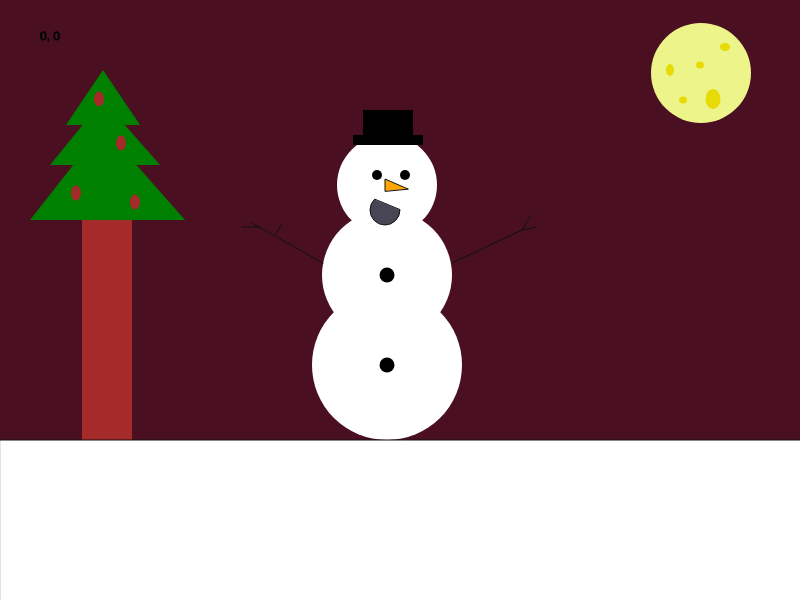
Frame 1 (no input)
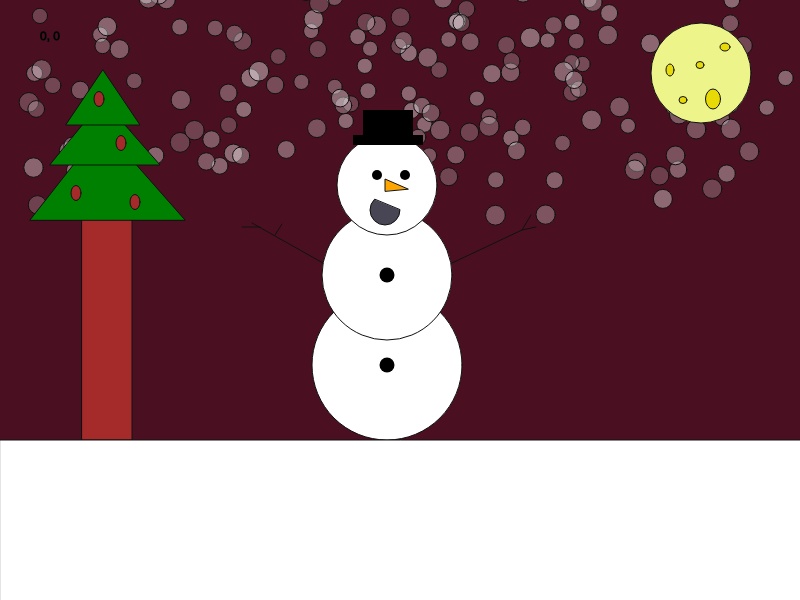
Frame 60 (no input)
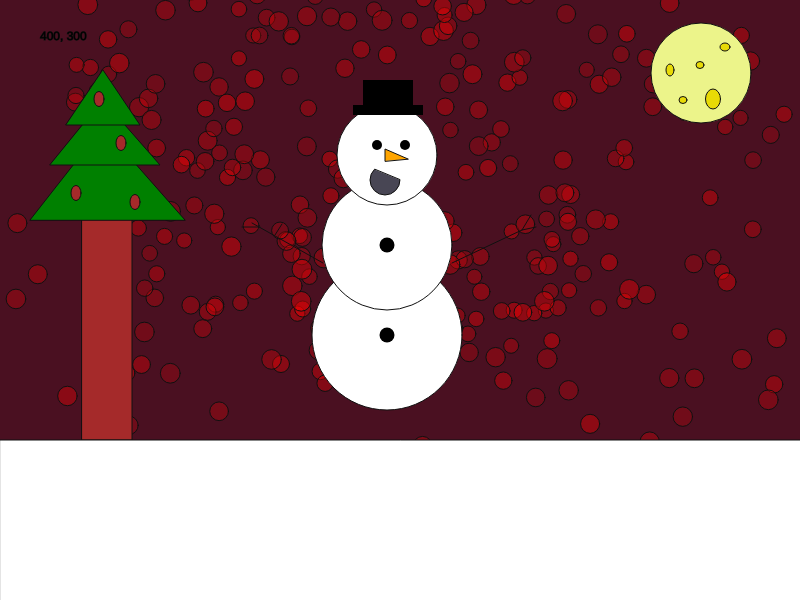
Frame 120 (the mouse pressed at the canvas centre since frame 60)

The p5.js sketch that drew these frames (run headless with seeded random() and noise() and a simulated clock; from frame 60 on, the mouse is pressed at the canvas centre):

// p5.js sketch
// ── sketch.js
let snowflakes = []; // array to hold snowflake objects

function setup() {
  createCanvas(800, 600);
  fill(240);
  noStroke();
}

function draw() {
  background("#4a1021");
  let t = frameCount / 60; // update time

  // create a random number of snowflakes each frame
  for (let i = 0; i < random(5); i++) {
    snowflakes.push(new snowflake()); // append snowflake object
  }

  // loop through snowflakes with a for..of loop
  for (let flake of snowflakes) {
    flake.update(t); // update snowflake position
    flake.display(); // draw snowflake
  }

  if (mouseIsPressed) {
    
    fill("#ECF48A");
    ellipse(701, 73, 100, 100);
    
    fill("#E8DA06");
    ellipse(725, 47, 10, 8);
    ellipse(670, 70, 8, 12);
    ellipse(713, 99, 15, 20);
    ellipse(683, 100, 8, 7);
    ellipse(700, 65, 8, 7);
    
    fill("brown");
    rect(82, 200, 50, 240);
    
    fill("green");
    triangle(30, 220, 103, 127, 185, 220);
    triangle(50, 165, 160, 165, 103, 100);
    triangle(66, 125, 140, 125, 103, 70);
    
    fill("brown");
    ellipse(76, 193, 10, 15);
    ellipse(121, 143, 10, 15);
    ellipse(135, 202, 10, 15);
    ellipse(99, 99, 10, 15);
    
    fill("white");
    ellipse(387, 335, 150, 150);
    ellipse(387, 245, 130, 130);
    ellipse(387, 155, 100, 100);

    fill("black");
    noStroke();
    ellipse(387, 335, 15, 15);
    ellipse(387, 245, 15, 15);
    ellipse(377, 145, 10, 10);
    ellipse(405, 145, 10, 10);
    rect(353, 105, 70, 10);
    rect(363, 80, 50, 30);

    stroke(16);
    line(252, 223, 323, 263);
    line(452, 263, 522, 230);
    line(522, 230, 531, 215);
    line(522, 230, 536, 227);
    line(275, 235, 282, 224);
    line(260, 227, 242, 227);

    fill("orange");
    triangle(408, 159, 385, 149, 385, 161);

    fill("#484654");
    arc(385, 180, 30, 30, 0, PI + QUARTER_PI, CHORD);

    fill("white");
    rect(0, 440, 1600, 730);
  } else {
    // when the mouse isn't pressed!

    fill("#ECF48A");
    ellipse(701, 73, 100, 100);
    
    fill("#E8DA06");
    ellipse(725, 47, 10, 8);
    ellipse(670, 70, 8, 12);
    ellipse(713, 99, 15, 20);
    ellipse(683, 100, 8, 7);
    ellipse(700, 65, 8, 7);
    
    fill("brown");
    rect(82, 200, 50, 240);
    
    fill("green");
    triangle(30, 220, 103, 127, 185, 220);
    triangle(50, 165, 160, 165, 103, 100);
    triangle(66, 125, 140, 125, 103, 70);
    
    fill("brown");
    ellipse(76, 193, 10, 15);
    ellipse(121, 143, 10, 15);
    ellipse(135, 202, 10, 15);
    ellipse(99, 99, 10, 15);
    
    rect(width, height, 1, 2);

    fill("white");
    ellipse(387, 365, 150, 150);
    ellipse(387, 275, 130, 130);
    ellipse(387, 185, 100, 100);

    fill("black");
    noStroke();
    ellipse(387, 365, 15, 15);
    ellipse(387, 275, 15, 15);
    ellipse(377, 175, 10, 10);
    ellipse(405, 175, 10, 10);
    rect(353, 135, 70, 10);
    rect(363, 110, 50, 30);

    stroke(16);
    line(252, 223, 323, 263);
    line(452, 263, 522, 230);
    line(522, 230, 531, 215);
    line(522, 230, 536, 227);
    line(275, 235, 282, 224);
    line(260, 227, 242, 227);

    fill("orange");
    triangle(408, 189, 385, 179, 385, 191);

    fill("#484654");
    arc(385, 210, 30, 30, 0, PI + QUARTER_PI, CHORD);

    fill("white");
    rect(0, 440, 1600, 730);
  }

  // this shows mouse location - comment it out when you're done!

  fill(0);
  text(mouseX + ", " + mouseY, 40, 40);
}

// record the mouse location in console when clicked
function mouseReleased() {
  print(mouseX + ", " + mouseY);
}

// snowflake class
function snowflake() {
  // initialize coordinates
  this.posX = 0;
  this.posY = random(-50, 0);
  this.initialangle = random(0, 2 * PI);
  this.size = random(10, 15);
  this.opacity = random(50, 100);

  // radius of snowflake spiral
  // chosen so the snowflakes are uniformly spread out in area
  this.radius = sqrt(random(pow(width / 2, 2)));

  this.update = function (time) {
    // x position follows a circle
    let w = 0.6; // angular speed
    let angle = w * time + this.initialangle;
    this.posX = width / 2 + this.radius * sin(angle);

    // different size snowflakes fall at slightly different y speeds
    this.posY += pow(this.size, 0.5);

    // delete snowflake if past end of screen
    if (this.posY > height) {
      let index = snowflakes.indexOf(this);
      snowflakes.splice(index, 1);
    }
  };

  this.display = function () {
    if (mouseIsPressed) {
      fill(255, 0, 0, this.opacity);
      ellipse(this.posX, this.posY, this.size+5);
    } else {
      fill(255, 255, 255, this.opacity);
      ellipse(this.posX, this.posY, this.size+5);
    }
  };
}
